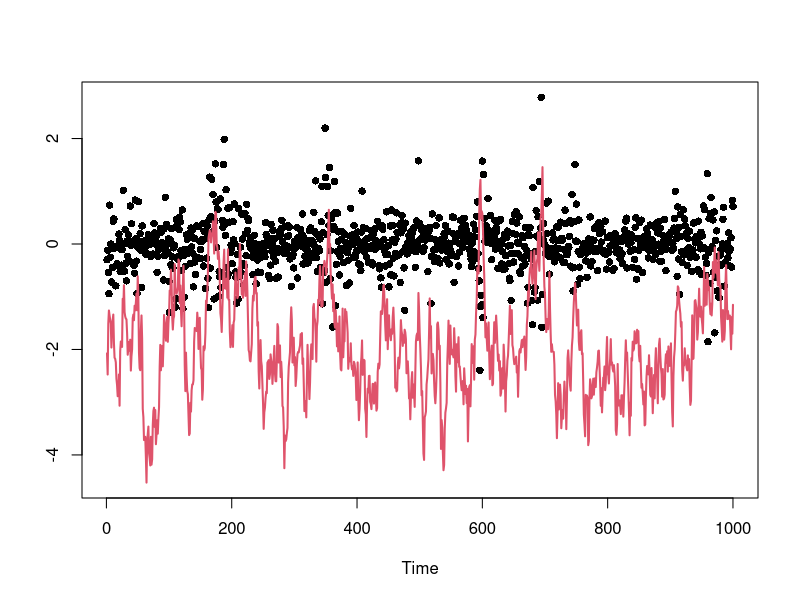
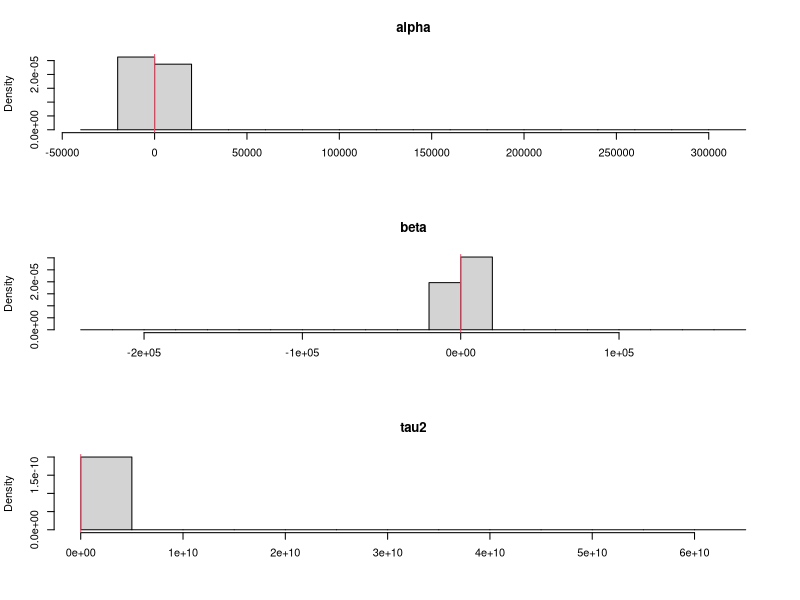

Here is the R script that generated these plots, in order: (Note: a time limit stopped this script after it produced the figures.)
svm.pl = function(y,alphas,betas,tau2s,xs){#,b0,B0,c0,d0){
  n      = length(y)
  N      = length(xs)
  nmix   = 7  
  mu     = matrix(c(-11.40039,-5.24321,-9.83726,1.50746,-0.65098,0.52478,-2.35859),
                  N,nmix,byrow=TRUE)
  sig2   = matrix(c(5.795960,2.613690,5.179500,0.167350,0.640090,0.340230,1.262610),
                  N,nmix,byrow=TRUE)
  q      = matrix(c(0.007300,0.105560,0.000020,0.043950,0.340010,0.245660,0.257500),
                  N,nmix,byrow=TRUE) 
#   q = c(0.007300,0.105560,0.000020,0.043950,0.340010,0.245660,0.257500)
#   mu = c(-11.40039,-5.24321,-9.83726,1.50746,-0.65098,0.52478,-2.35859)
#   sig2 = c(5.795960,2.613690,5.179500,0.167350,0.640090,0.340230,1.262610)
  quants = array(0,c(n,4,3))
  z      = log(y^2)
  s      = matrix(0,N,7)
  s[,1]  = 1.0/B0[1]
  s[,2]  = 0.0
  s[,3]  = 1.0/B0[2]
  s[,4]  = b0[1]/B0[1]
  s[,5]  = b0[2]/B0[2]
  s[,6]  = c0
  s[,7]  = d0
  num1   = rep(b0[1],N)
  num2   = rep(b0[2],N)
  for (t in 1:n){
    #print(t)
    mus    = matrix(alphas+betas*xs,N,nmix)
#     print(mus[1,])
#     scan(n=1)
    probs  = q*dnorm(z[t],mus+mu,sqrt(sig2+tau2s))
    weight = apply(probs,1,sum)
    k      = sample(1:N,size=N,replace=TRUE,prob=weight)
#     print(probs[1,])
#     scan(n=1)
    
    xs1    = xs[k]
    probs  = probs[k,]
    mus    = mus[k,]
    alphas = alphas[k]
    betas  = betas[k]
    tau2s  = tau2s[k]
    so     = s[k,]
    num1o  = num1[k]
    num2o  = num2[k]	  
    tau2ss = matrix(tau2s,N,nmix)
    vars   = 1/(1/sig2+1/tau2ss)
    sds    = sqrt(vars)
    means  = vars*((z[t]-mu)/sig2 + mus/tau2ss)
    for (i in 1:N){
      comp  = sample(1:nmix,size=1,prob=probs[i,])
      xs[i] = rnorm(1,means[i,comp],sds[i,comp])
    }
    s[,1]  = so[,1] + 1
    s[,2]  = so[,2] + xs1
    s[,3]  = so[,3] + xs1^2
    s[,4]  = so[,4] + xs
    s[,5]  = so[,5] + xs*xs1
    s[,6]  = so[,6] + 1/2
    m      = s[,1]*s[,3]-s[,2]^2
    num1   = (s[,3]*s[,4]-s[,2]*s[,5])/m
    num2   = (s[,1]*s[,5]-s[,2]*s[,4])/m
    s[,7]  = so[,7] + (xs-num1-num2*xs1)*xs/2 + ((num1o-num1)*so[,4]+(num2o-num2)*so[,5])/2
    tau2s  = 1/rgamma(N,s[,6],s[,7])
    std    = sqrt(tau2s/m)
    norm   = cbind(rnorm(N,0,std),rnorm(N,0,std))
    alphas = num1 + sqrt(s[,3])*norm[,1]
    betas  = num2 - s[,2]/sqrt(s[,3])*norm[,1]+sqrt(s[,1]-s[,2]^2/s[,3])*norm[,2]   
    quants[t,1,] = quantile(alphas,c(0.05,0.5,0.95))
    quants[t,2,] = quantile(betas,c(0.05,0.5,0.95))
    quants[t,3,] = quantile(tau2s,c(0.05,0.5,0.95))
    quants[t,4,] = quantile(exp(xs/2),c(0.05,0.5,0.95))
  }
  return(quants)
}
PL = function(y,alphas,betas,tau2s,xs){
  n      = length(y)
  N      = length(xs)
  quants = array(0,c(n,4,3))
  
  
  
  
  s      = matrix(0,N,7)
  
  
  s[,1] = 1/B0[1]
  s[,2] = 0
  s[,3] = 1/B0[2]
  s[,4] = s[,1]*b0[1]# + s[,2]*b0[2]
  s[,5] = s[,3]*b0[2]# + s[,2]*b0[1]
  s[,6] = c0
  s[,7] = d0
  m      = s[,1]*s[,3]-s[,2]^2
  b1   = (s[,3]*s[,4]-s[,2]*s[,5])/m
  b2   = (s[,1]*s[,5]-s[,2]*s[,4])/m
  
  
  for (t in 1:n){
    # Resampling
    mus    = alphas+betas*xs
    stdevs = exp(mus/2)
    weight = dnorm(y[t],0,stdevs)
    k      = sample(1:N,size=N,replace=T,prob=weight)
    alphas = alphas[k]
    betas  = betas[k]
    tau2s  = tau2s[k]
    
    mus    = mus[k]
    xs1    = xs[k]
    sig2s = exp(xs1)
    # Propagating
    vars   = 1/(1/sig2s+1/tau2s)
    sds    = sqrt(vars)
    means  = vars*(mus/tau2s + y[t]/sig2s)
#     xs     = rnorm(N,means,sds)
    xs     = mus + rnorm(N,0,sqrt(tau2s))
    so     = s[k,]
    b1o  = b1[k]
    b2o  = b2[k]    
    # Updating sufficient stats
    s[,1]  = so[,1] + 1
    s[,2]  = so[,2] + xs1
    s[,3]  = so[,3] + xs1^2
    s[,4]  = so[,4] + xs
    s[,5]  = so[,5] + xs*xs1
    s[,6]  = so[,6] + 1
    
    # determinant of Binv matrix
    m      = s[,1]*s[,3]-s[,2]^2 
    
    # b_{t} =  inv(Binv_{t}) x (Binv_{t-1} * b_{t-1}) 
    b1   = (s[,3]*s[,4]-s[,2]*s[,5])/m  
    b2   = (s[,1]*s[,5]-s[,2]*s[,4])/m
    
    s[,7]  = so[,7] + (xs-b1-b2*xs1)*xs + (b1o-b1)*so[,4]+(b2o-b2)*so[,5]
    
#     F.new = rbind(1,xs1[2])
#     C.old = diag(B0,2)
#     Q = 1
#     D1 = t(F.new) %*% C.old%*% F.new + Q 
#     
#     
#     #       C0 = diag(B0,2)
#     #       print( C0 %*%F.new[,j]  %*% solve(D1) %*% (xs[1]-t(F.new[,j])%*%b0))
#     CF = C.old %*% F.new
#     
#     D.new = t(F.new)  %*% CF +Q
#     D.inv = solve(D.new)
#     #       print(D.inv)
#     
#     m.old = b0
#     #       print(D.new)
#     #       print(CF %*% D.inv %*% (xs[j]-t(F.new[,j]) %*% m.old[j,]))
#     #       m.old = m.old + CF %*% D.inv %*% (xs[1]-t(F.new) %*% m.old)
#     print(D.inv %*% (xs[1]-t(F.new) %*% m.old))
#     C.old = C.old - CF %*% D.inv  %*% t(F.new) %*% C.old
#     d0 = d0 + t(xs[2]-t(F.new)%*% m.old)%*% D.inv %*% (xs[2]-t(F.new) %*% m.old)
#     m.old = m.old + CF %*% D.inv %*% (xs[2]-t(F.new) %*% m.old)
# 
#     print(d0)
#     print(s[2,7])
#     scan(n=1)
#     
    
    tau2s  = 1/rgamma(N,s[,6]/2,s[,7]/2)
    std    = sqrt(tau2s/m)
    norm   = cbind(rnorm(N,0,std),rnorm(N,0,std))
    
    # cholesky decomposition of B, thus inv(Binv)
    alphas = b1 + sqrt(s[,3])*norm[,1]
    betas  = b2 - s[,2]/sqrt(s[,3])*norm[,1]+sqrt(s[,1]-s[,2]^2/s[,3])*norm[,2]  
    # Storing quantiles
    quants[t,1,] = quantile(alphas,c(0.025,0.5,0.975))
    quants[t,2,] = quantile(betas,c(0.025,0.5,0.975))
    quants[t,3,] = quantile(tau2s,c(0.025,0.5,0.975))  
    quants[t,4,] = quantile(exp(xs/2),c(0.025,0.5,0.975))  
    
  }
  return(quants)
}

# Simulated data
# set.seed(98765)
n     =  1000
alpha =  -.2
beta  =  0.9
tau2  =  .15
sig2  =  1.0
tau   = sqrt(tau2)
x     = rep(alpha/(1-beta),n+1)
true  = c(alpha,beta,tau2,sig2)
names = c("alpha","beta","tau2","y")
for (t in 2:(n+1))
  x[t] = alpha+beta*x[t-1]+tau*rnorm(1)
x = x[2:(n+1)]
y = rnorm(n,0,exp(x/2))

par(mfrow=c(1,1))
plot(y,ylim=range(x,y),xlab="Time",ylab="",main="",pch=16)
lines(x,col=2,lwd=2)
# data = read.csv('weeklyoilprice.csv')
# prices = data[,2]
# n = length(prices)
# returns = diff(prices)/prices[1:(n-1)]
# logreturns = log(prices[2:n]/prices[1:(n-1)])
# n = length(returns)
# y = returns*100+rnorm(n,0,0.00001)

# Prior hyperparameters
# ---------------------
m0    = 0.0


C0 = 10
c0    = 1
d0    = 1
tau20 = tau2
b0    = c(alpha,beta)
B0    = c(1,1)/tau20
sC0   = sqrt(C0)
sB0   = sqrt(B0)

# ONE LONG PL FILTER
# ------------------
# set.seed(246521)
N      = 100000
xs     = rnorm(N,m0,sC0)
tau2s  = 1/rgamma(N,c0/2,d0/2)
taus   = sqrt(tau2s)
alphas = rnorm(N,b0[1],taus*sB0[1])
betas  = rnorm(N,b0[2],taus*sB0[2])

pars   = cbind(alphas,betas,tau2s)
par(mfrow=c(3,1))
for (i in 1:3){
  hist(pars[,i],prob=TRUE,xlab="",main=names[i])
  abline(v=true[i],col=2)
}
print(date())
plm    = PL(y,alphas,betas,tau2s,xs)
# plm    = svm.pl(y,alphas,betas,tau2s,xs)
print(date())
cols = c(grey(0.5),1,grey(0.5))
ind  = 10:n
n1   = length(ind)
par(mfrow=c(2,2))
for (i in 1:4){
  ts.plot(plm[ind,i,],xlab="",ylab="",main=names[i],col=cols,ylim=range(plm[ind,i,]))
  abline(h=true[i],lty=2)
}
# par(mfrow=c(1,1))
# ts.plot(cbind(2*plm[,4,2],-2*plm[,4,2]))
# lines(returns*100,col='red')


# Particle filters
# ----------------
set.seed(246521)
N    = 1000
nsim = 100
a    = 0.95
qs   = array(0,c(nsim,n,4,3))
print(date())
for (s in 1:nsim){
  print(s)
  xs         = rnorm(N,m0,sC0)
  tau2s      = 1/rgamma(N,c0/2,d0/2)
  taus       = sqrt(tau2s)
  alphas     = rnorm(N,b0[1],taus*sB0[1])
  betas      = rnorm(N,b0[2],taus*sB0[2])
#   qs[1,s,,,] = LW(y,alphas,betas,tau2s,sig2s,xs,a)
#   qs[2,s,,,] = Storvik(y,alphas,betas,tau2s,sig2s,xs)
  qs[s,,,] = PL(y,alphas,betas,tau2s,xs) 

}
print(date())
library(foreach)
library(doParallel)
registerDoParallel()
print(date())
qs1 = foreach(s=1:nsim) %dopar%{
  
  xs         = rnorm(N,m0,sC0)
  tau2s      = 1/rgamma(N,c0/2,d0/2)
  taus       = sqrt(tau2s)
  alphas     = rnorm(N,b0[1],taus*sB0[1])
  betas      = rnorm(N,b0[2],taus*sB0[2])
  
  PL(y,alphas,betas,tau2s,xs) 
}
for(s in 1:nsim)  
  qs[s,,,] = qs1[[s]]


print(date())
# 
# 

cols = c(grey(0.5),1,grey(0.5))
ind  = 10:n
n1   = length(ind)
par(mfrow=c(2,2))
for (i in 1:4){
  ts.plot(qs[50,,i,],xlab="",ylab="",main=names[i],col=cols,ylim=range(plm[ind,i,]))
  abline(h=true[i],lty=2)
}


# Mean square error
quants = c("2.5th","50th","97.5th")
filter = "PL"
mse    = array(0,c(n1,4,3))
  for (k in 1:4) 
    for (i in 1:nsim) 
      mse[,k,]=mse[,k,]+(qs[i,ind,k,]-plm[ind,k,])^2
sq.mse = sqrt(mse/nsim)  


cols = c(grey(0.75),grey(0.5),grey(0.75))
#cols = c(3,2,5)
par(mfrow=c(1,1))
for (k in 1:3){
  L = min(qs[,ind,k,])
  U = max(qs[,ind,k,])

    plot(qs[1,,k,1],ylab=names[k],xlab="Time",main=filter,ylim=c(L,U),type="l",col=cols[1])
    for (i in c(1,3,2)) for (j in 1:nsim) lines(qs[j,,k,i],col=cols[i])
    for (i in c(1,3,2)) lines(plm[,k,i],lwd=1,col=1)  
  
}  

# 
# 
# cols = c(grey(0.3),gray(0.5),grey(0.7))
# U    = c(0.275,0.175,0.45,1.25)
# par(mfrow=c(2,2))
# for (i in 1:3){
#   boxplot(sq.mse[,i,1],
#           sq.mse[,i,2],
#           sq.mse[,i,3],
#           outline=FALSE,ylab="Root MSE",xlab="Percentile",axes=FALSE,col=cols,ylim=c(0,U[i]))
#   axis(2);axis(1,at=c(2,5,8),lab=quants);box()
#   abline(v=3.5)
#   abline(v=6.5)
#   title(names[i])
# }
#legend(0.5,1.2,legend=filters,col=cols,cex=1.25,lwd=c(4,4,4),lty=c(1,1,1),bty="n")







################ ETC
# 
# for (j in 1:N){
#   D1 = F.new[,j] %*% C.old[j,,]%*% F.new[,j] + Q 
#   
#   print(D1)
#   #       C0 = diag(B0,2)
#   #       print( C0 %*%F.new[,j]  %*% solve(D1) %*% (xs[1]-t(F.new[,j])%*%b0))
#   CF = C.old[j,,] %*% F.new[,j]
#   
#   D.new = t(F.new[,j])  %*% CF +Q
#   D.inv = solve(D.new)
#   print(D.new)
#   print(CF %*% D.inv %*% (xs[j]-t(F.new[,j]) %*% m.old[j,]))
#   m.old[j,] = m.old[j,] + CF %*% D.inv %*% (xs[j]-t(F.new[,j]) %*% m.old[j,])
#   C.old[j,,] = C.old[j,,] - CF %*% D.inv  %*% t(F.new[,j]) %*% C.old[j,,]
#   print(m.old[1,])
#   print(b1[1])
#   print(b2[1])
#   scan(n=1)
# }
